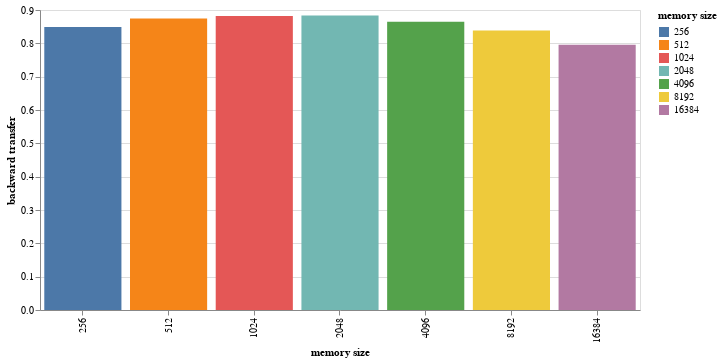

The code cell stored with this chart in its notebook:
### Code cell
alt.Chart(source).mark_bar().encode(
    x=alt.X('memory size:N', sort=['256','512']),
    y='backward transfer:Q',
    color=alt.Color('memory size:N', sort=['256','512'])
).properties(
    width=600,
    height=300
).interactive()

### Figure 1 — Vega-Lite specification as saved in the notebook (floating-point values rounded to 4 significant figures)
{"config": {"view": {"continuousWidth": 400, "continuousHeight": 300}}, "data": {"name": "data-88bb2d2e3084e818788dab9f2bf52e50"}, "mark": "bar", "encoding": {"color": {"type": "nominal", "field": "memory size", "sort": ["256", "512"]}, "x": {"type": "nominal", "field": "memory size", "sort": ["256", "512"]}, "y": {"type": "quantitative", "field": "backward transfer"}}, "height": 300, "selection": {"selector025": {"type": "interval", "bind": "scales", "encodings": ["x", "y"]}}, "width": 600, "$schema": "https://vega.github.io/schema/vega-lite/v4.0.2.json", "datasets": {"data-88bb2d2e3084e818788dab9f2bf52e50": [{"memory size": "256", "backward transfer": 0.849}, {"memory size": "512", "backward transfer": 0.8748}, {"memory size": "1024", "backward transfer": 0.882}, {"memory size": "2048", "backward transfer": 0.8832}, {"memory size": "4096", "backward transfer": 0.8646}, {"memory size": "8192", "backward transfer": 0.8384}, {"memory size": "16384", "backward transfer": 0.796}]}}
